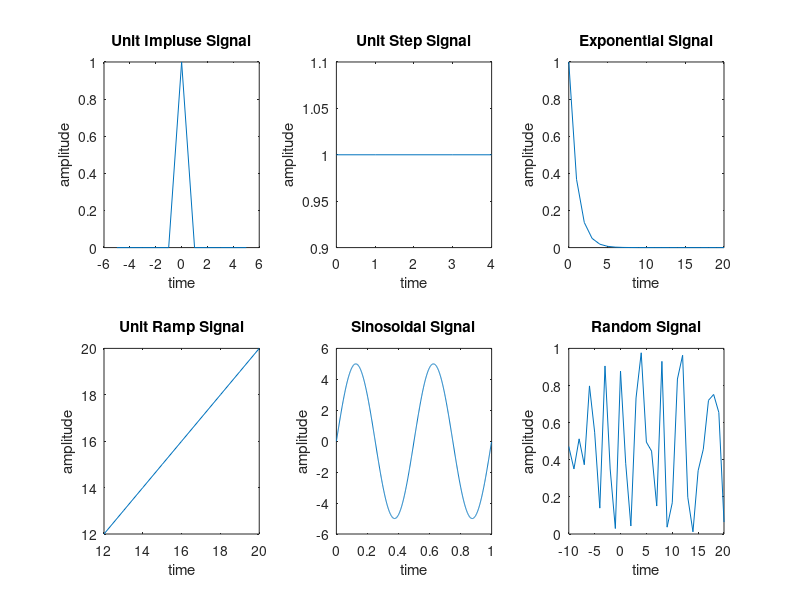

Reproduce this figure in MATLAB.
%{Ex-03,,Ex Name- Waveform generation for continous signal.}

%unit impulse signal (1)
clc;
clear all;
close all;

N=5; %set limit
t1= -5:5;
x1=[zeros(1,N), ones(1,1), zeros(1,N)];

subplot(2,3,1);
plot(t1,x1);
xlabel('time');
ylabel('amplitude');
title('Unit Impluse Signal');



%unit step signal (2)
t6= 0:4;
x6=ones(1,5);

subplot(2,3,2);
plot(t6,x6);
xlabel('time');
ylabel('amplitude');
title('Unit Step Signal');



%Exponential signal (3)
t6= 0:1:20;
x6=exp(-t6);

subplot(2,3,3);
plot(t6,x6);
xlabel('time');
ylabel('amplitude');
title('Exponential Signal');

%Exponential signal
t6= 0:1:20;
x6=exp(+t6);

subplot(2,3,4);
plot(t6,x6);
xlabel('time');
ylabel('amplitude');
title('Exponential Signal');


%Unit ramp signal (4)
t6= -0:20;
x6=t6;

subplot(2,3,4);
plot(t6,x6);
xlabel('time');
ylabel('amplitude');
title('Unit Ramp Signal');


%Unit ramp signal
t6= 12:20;
x6=t6;

subplot(2,3,4);
plot(t6,x6);
xlabel('time');
ylabel('amplitude');
title('Unit Ramp Signal');



%Sinosoidal signal (5)
A= 5;
F= 2;
t6= 0.0001:0.001:1;
x6= A*sin(2*pi*F*t6);

subplot(2,3,5);
plot(t6,x6);
xlabel('time');
ylabel('amplitude');
title('Sinosoidal Signal');



%Random signal (6)
t6= -10:1:20;
x6= rand(1,31);

subplot(2,3,6);
plot(t6,x6);
xlabel('time');
ylabel('amplitude');
title('Random Signal');
